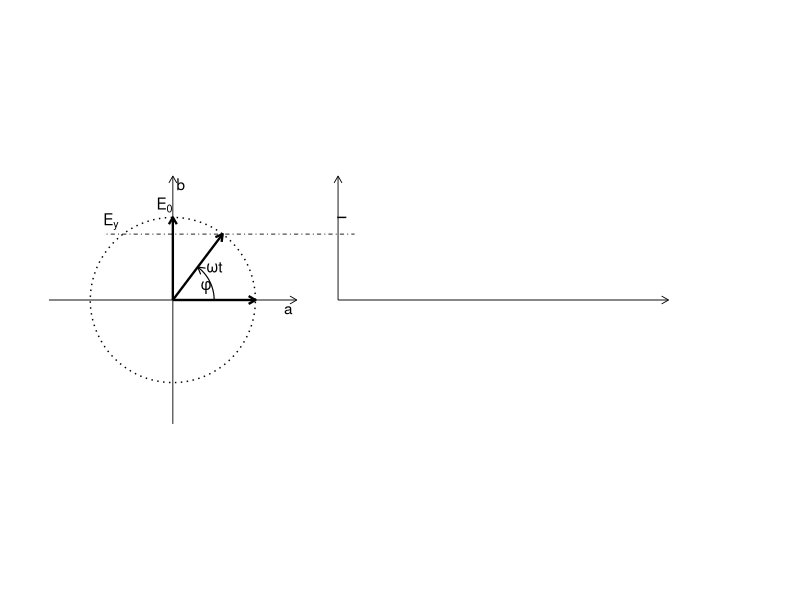

Here is the R script that generated this plot:
library(ggplot2)
library(grid)
library(gridExtra)
library(patchwork)
library(ggforce)

# Define angle for the phasor (45 degrees = pi/4)
phi <- pi/3.4

# Set up the plot
ggplot() + 
  coord_fixed(ratio = 1) +
  xlim(-1.5, 7) +
  ylim(-1.5, 1.5) +
  theme_void() +
  theme(plot.margin = margin(10, 10, 10, 10)) +
  
  # circle
  geom_path(data = data.frame(
    x = cos(seq(0, 2*pi, length.out = 100)),
    y = sin(seq(0, 2*pi, length.out = 100))
  ), aes(x = x, y = y), 
  linetype = "dotted", size = 0.5) +
  
  # Draw axes
  geom_segment(aes(x = -1.5, xend = 1.5, y = 0, yend = 0), 
               arrow = arrow(length = unit(0.2, "cm")), size = 0.3) +
  geom_segment(aes(x = 0, xend = 0, y = -1.5, yend = 1.5), 
               arrow = arrow(length = unit(0.2, "cm")), size = 0.3) +

  # Draw E_0 vector (horizontal and vertical)
  geom_segment(aes(x = 0, xend = 1, y = 0, yend = 0), 
               arrow = arrow(length = unit(0.2, "cm")), 
               size = 0.8, color = "black") +
  geom_segment(aes(x = 0, xend = 0, y = 0, yend = 1), 
               arrow = arrow(length = unit(0.2, "cm")), 
               size = 0.8, color = "black") +

  # Draw rotating vector E (at angle phi)
  geom_segment(aes(x = 0, xend = cos(phi), y = 0, yend = sin(phi)), 
               arrow = arrow(length = unit(0.2, "cm")), 
               size = 0.8, color = "black") +

  # Draw angle arc
  geom_path(data = data.frame(
    x = 0.5 * cos(seq(0, phi, length.out = 30)),
    y = 0.5 * sin(seq(0, phi, length.out = 30))
  ), aes(x = x, y = y), size = 0.4,
  arrow = arrow(length = unit(0.2, "cm"))) +

  # Add labels
  annotate("text", x = 1.4, y = -0.1, label = "a") +
  annotate("text", x = 0.1, y = 1.4, label = "b") +
  annotate("text", x = -0.1, y = 1.15, label = "E[0]", parse = TRUE) +
  annotate("text", x = - cos(phi) - 0.15, y = sin(phi) + 0.15, label = "E[y]", parse = TRUE) +
  annotate("text", x = 0.4, y = 0.15, label = "phi", parse = TRUE) +
  annotate("text", x = cos(phi) - 0.1, y = sin(phi)/2, label = "omega*t", parse = TRUE) +

  # Draw horizontal dashed line from tip of vector
  geom_segment(aes(x = - cos(phi) - 0.2, xend = 2.2, y = sin(phi), yend = sin(phi)), 
               linetype = 4, size = 0.3, color = "black") +
  
  # Draw axes
  geom_segment(aes(x = 2, xend = 6, y = 0, yend = 0), 
               arrow = arrow(length = unit(0.2, "cm")), size = 0.3) +
  geom_segment(aes(x = 2, xend = 2, y = 0, yend = 1.5), 
               arrow = arrow(length = unit(0.2, "cm")), size = 0.3) +
  geom_segment(aes(x=1.99, xend=2.1, y=1, yend=1))





